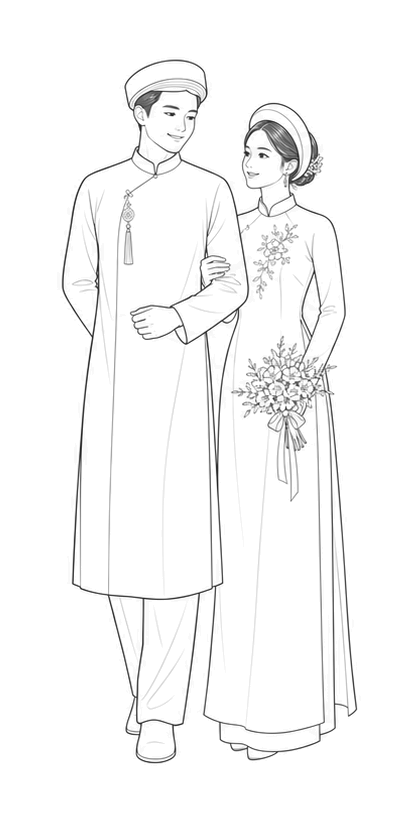
#> input picture Image_collections/people/bride-groom/primary-decor/pose-01-arm-linked.png, 418 x 823 px
$ python prepare-approved-image-asset.py ../Image_collections/people/bride-groom/primary-decor/pose-01-arm-linked.png out.png
#> lines starting #> are read from the running program, lines starting #| are printed output that depends on the picture
from __future__ import annotations

import argparse
from pathlib import Path

from PIL import Image


def main() -> None:
    parser = argparse.ArgumentParser()
    parser.add_argument("source", type=Path)
    parser.add_argument("destination", type=Path)
    parser.add_argument("--padding", type=float, default=0.08)
    args = parser.parse_args()

    source = Image.open(args.source).convert("RGBA")
#> source is the input picture: PIL image 418x823 RGBA; mean R, G, B, A 4.2, 4.2, 4.2, 8.2
    pixels = source.load()
    for y in range(source.height):
        for x in range(source.width):
            red, green, blue, _ = pixels[x, y]
            distance = max(0, 255 - min(red, green, blue))
            alpha = max(0, min(255, round(distance * 5.1)))
            pixels[x, y] = (red, green, blue, alpha)

    alpha = source.getchannel("A")
#> alpha: PIL image 418x823 L; every value is 255
    bbox = alpha.getbbox()
#> bbox = (0, 0, 418, 823)
    if bbox is None:
        raise ValueError("No visible subject found")

    subject = source.crop(bbox)
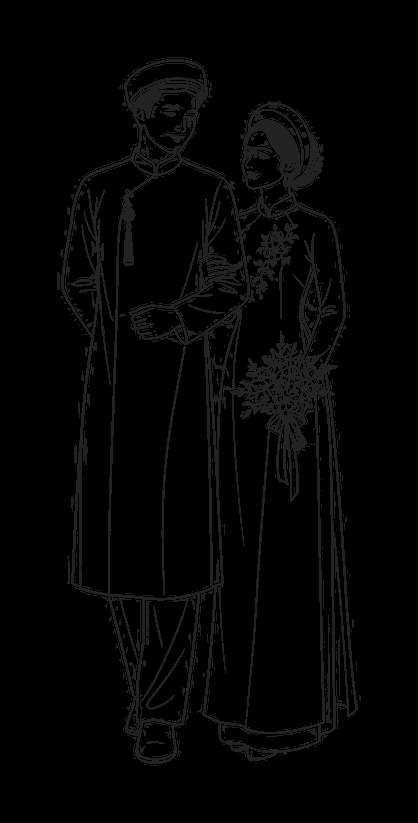
#> subject: PIL image 418x823 RGBA; mean R, G, B, A 4.2, 4.2, 4.2, 255
    padding = max(24, round(max(subject.size) * args.padding))
#> padding = 66
    result = Image.new(
        "RGBA",
        (subject.width + padding * 2, subject.height + padding * 2),
        (0, 0, 0, 0),
    )
#> result: PIL image 550x955 RGBA; every value is 0
    result.alpha_composite(subject, (padding, padding))
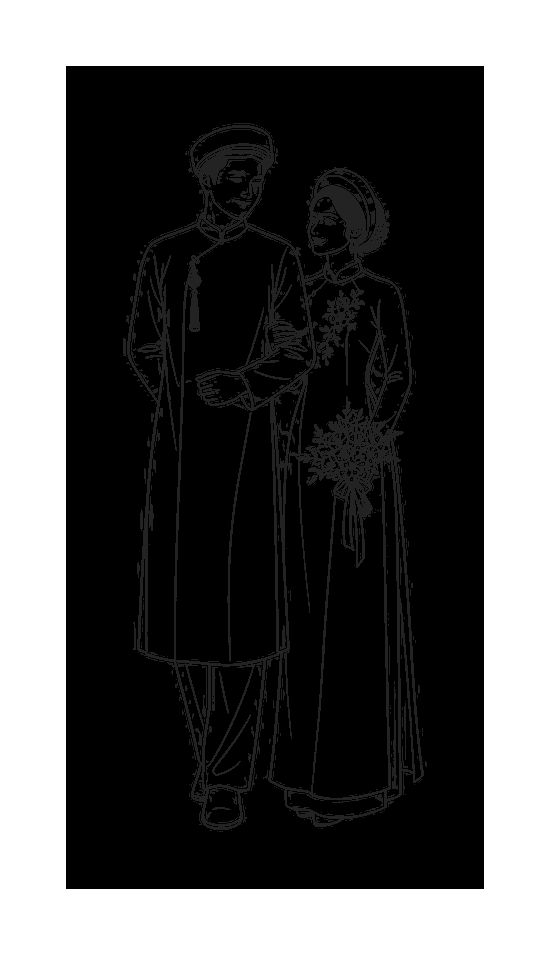
#> result: PIL image 550x955 RGBA; mean R, G, B, A 2.8, 2.8, 2.8, 167; transparent parts drawn white

    args.destination.parent.mkdir(parents=True, exist_ok=True)
    result.save(args.destination, optimize=True)


if __name__ == "__main__":
    main()

$ run again, on Image_collections/people/bride-groom/primary-decor/pose-03-walking-together.png
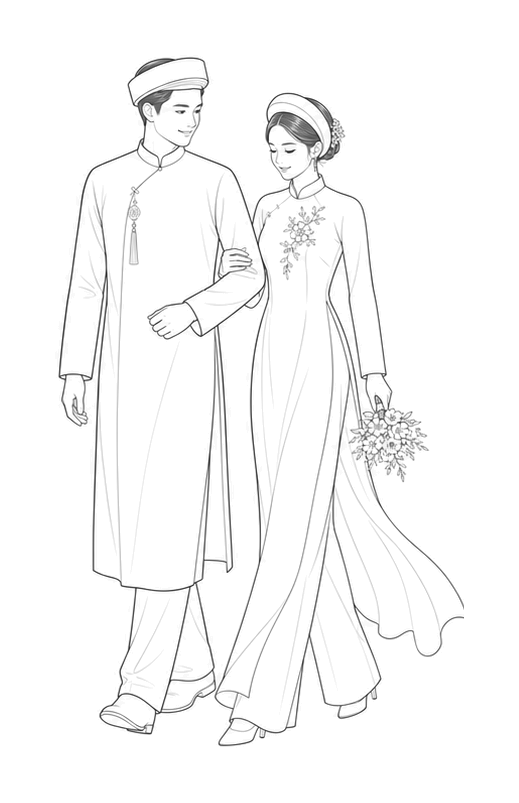
#> input picture Image_collections/people/bride-groom/primary-decor/pose-03-walking-together.png, 519 x 803 px
#> in main, source is the input picture: PIL image 519x803 RGBA; mean R, G, B, A 3.9, 3.9, 3.9, 7.3
#> alpha: PIL image 519x803 L; every value is 255
#> bbox = (0, 0, 519, 803)
#> in main, `subject = source.crop(bbox)`:
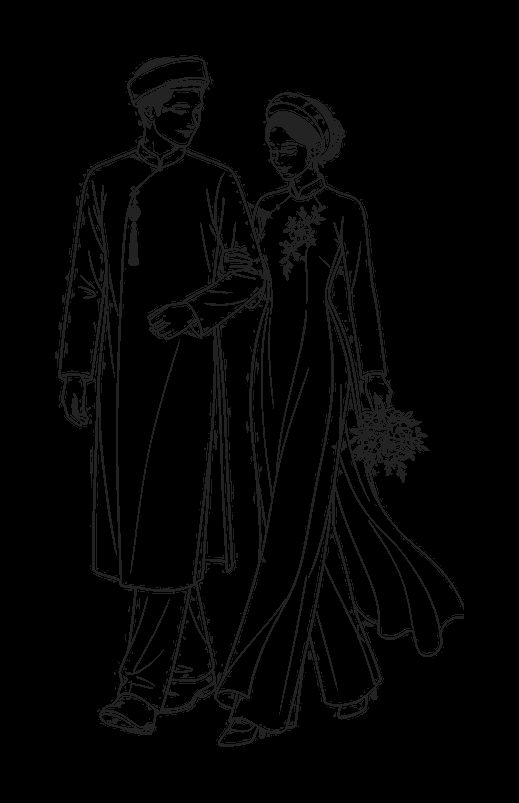
#> subject: PIL image 519x803 RGBA; mean R, G, B, A 3.9, 3.9, 3.9, 255
#> in main, `result.alpha_composite(subject, (padding, padding))`:
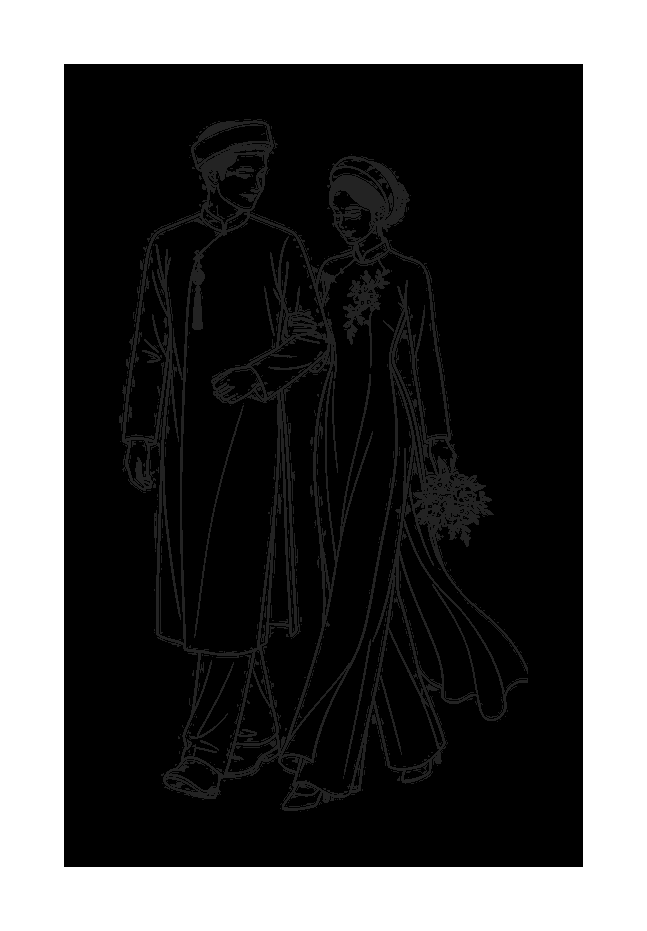
#> result: PIL image 647x931 RGBA; mean R, G, B, A 2.7, 2.7, 2.7, 176.4; transparent parts drawn white

$ run again, on Image_collections/people/bride-groom/primary-decor/pose-04-formal-portrait.png
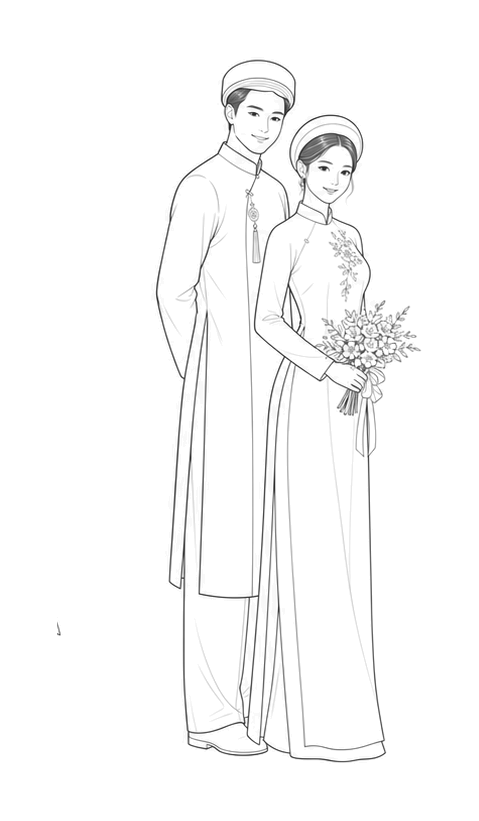
#> input picture Image_collections/people/bride-groom/primary-decor/pose-04-formal-portrait.png, 479 x 821 px
#> in main, source is the input picture: PIL image 479x821 RGBA; mean R, G, B, A 3.3, 3.3, 3.3, 6.3
#> alpha: PIL image 479x821 L; every value is 255
#> bbox = (0, 0, 479, 821)
#> in main, `subject = source.crop(bbox)`:
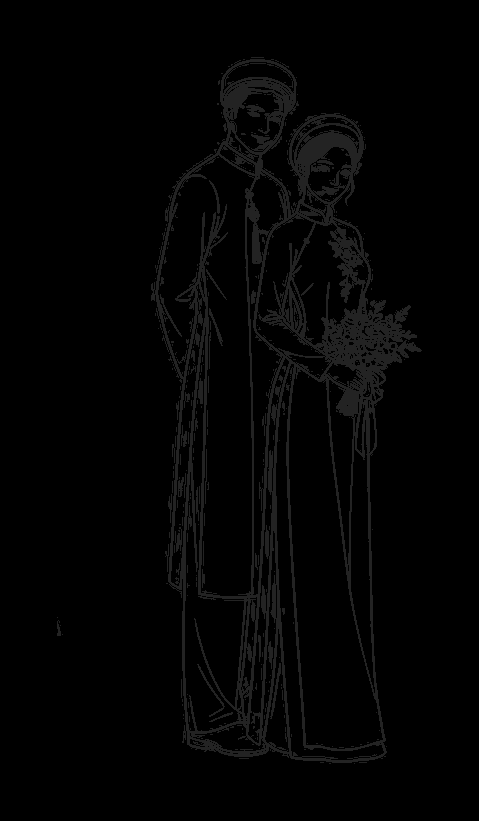
#> subject: PIL image 479x821 RGBA; mean R, G, B, A 3.3, 3.3, 3.3, 255
#> in main, `result.alpha_composite(subject, (padding, padding))`:
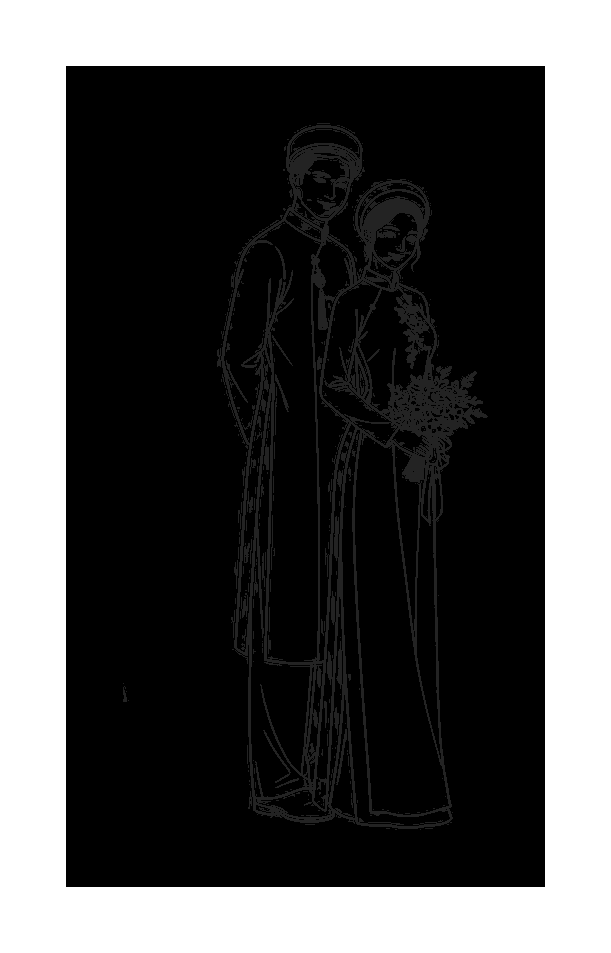
#> result: PIL image 611x953 RGBA; mean R, G, B, A 2.2, 2.2, 2.2, 172.2; transparent parts drawn white

$ run again, on Image_collections/people/bride-groom/primary-decor/pose-13-bicycle-side-saddle.png
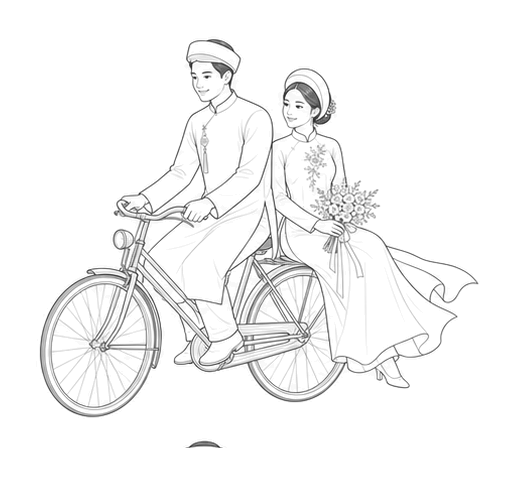
#> input picture Image_collections/people/bride-groom/primary-decor/pose-13-bicycle-side-saddle.png, 516 x 484 px
#> in main, source is the input picture: PIL image 516x484 RGBA; mean R, G, B, A 5.9, 5.9, 5.9, 10.6
#> alpha: PIL image 516x484 L; every value is 255
#> bbox = (0, 0, 516, 484)
#> in main, `subject = source.crop(bbox)`:
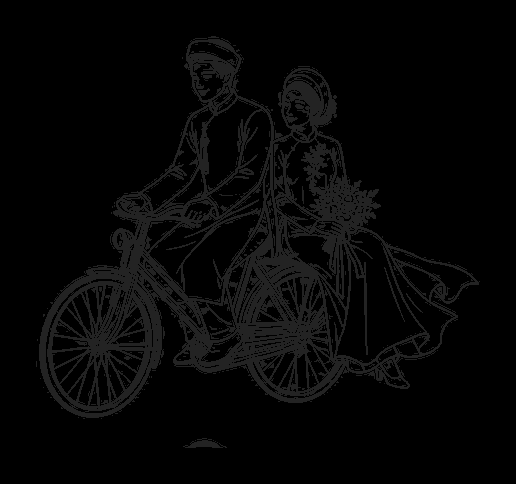
#> subject: PIL image 516x484 RGBA; mean R, G, B, A 5.9, 5.9, 5.9, 255
#> in main, `result.alpha_composite(subject, (padding, padding))`:
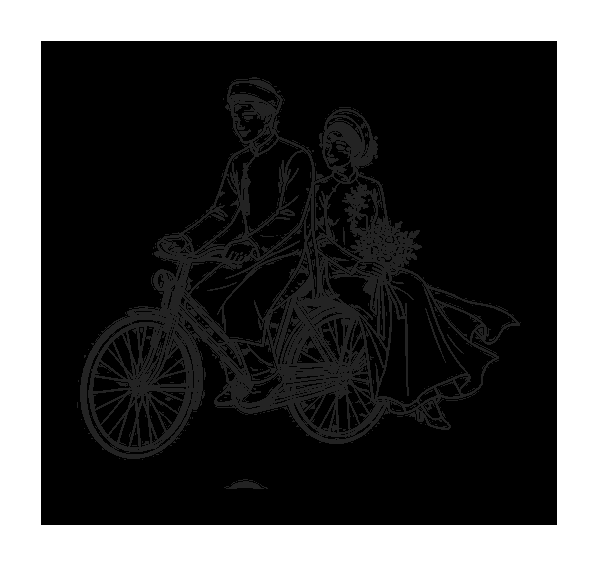
#> result: PIL image 598x566 RGBA; mean R, G, B, A 4.3, 4.3, 4.3, 188.2; transparent parts drawn white
